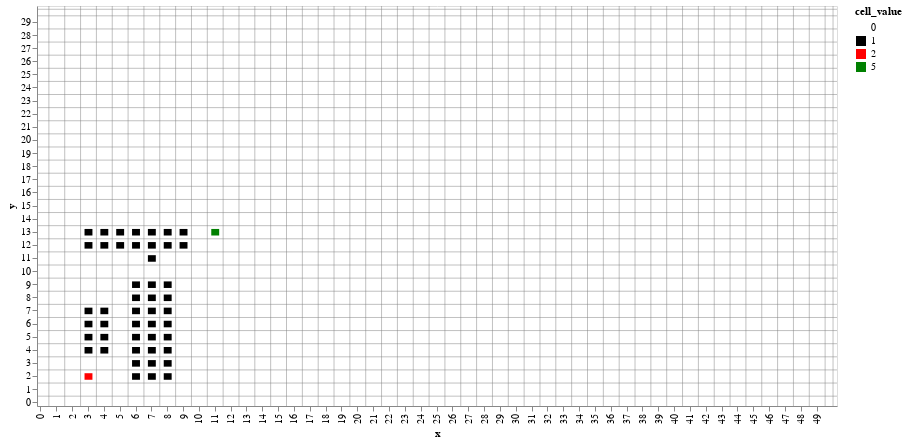

The notebook cell this image was saved under:
### Code cell
# Provides visualization of the grids prior to robot path exploration
flat_grid = [cell for row in grid_matrix for cell in row]
df = pd.DataFrame(flat_grid, columns=['x', 'y', 'cell_value'])

color_scale = alt.Scale(domain=[0, 1, 2, 5], range=['white', 'black', 'red', 'green'])

heatmap = alt.Chart(df).mark_rect().encode(
    x=alt.X('x:O', axis=alt.Axis(title='x', values=list(range(0, 51, 1)))),
    y=alt.Y('y:O', axis=alt.Axis(title='y', values=list(range(0, 31, 1))), sort='descending'),
    color=alt.Color('cell_value:N', scale=color_scale)
).properties(
    width=800,
    height=400
)

horizontal_grid = alt.Chart(pd.DataFrame({'y': [i + 0.5 for i in range(31)]})).mark_rule(color='gray', strokeWidth=0.5).encode(
    y=alt.Y('y:O', sort='descending') 
)

vertical_grid = alt.Chart(pd.DataFrame({'x': [i + 0.5 for i in range(51)]})).mark_rule(color='gray', strokeWidth=0.5).encode(
    x='x:O'
)

heatmap = heatmap + horizontal_grid + vertical_grid
heatmap

### Figure 1 — Vega-Lite specification as saved in the notebook (floating-point values rounded to 4 significant figures; data arrays with more than 128 entries replaced by an {"elided": "..."} marker saying what was removed)
{"config": {"view": {"continuousWidth": 300, "continuousHeight": 300}}, "layer": [{"data": {"name": "data-8e2732be9e876b5a93ad1a97dd9edf26"}, "mark": {"type": "rect"}, "encoding": {"color": {"field": "cell_value", "scale": {"domain": [0, 1, 2, 5], "range": ["white", "black", "red", "green"]}, "type": "nominal"}, "x": {"axis": {"title": "x", "values": [0, 1, 2, 3, 4, 5, 6, 7, 8, 9, 10, 11, 12, 13, 14, 15, 16, 17, 18, 19, 20, 21, 22, 23, 24, 25, 26, 27, 28, 29, 30, 31, 32, 33, 34, 35, 36, 37, 38, 39, 40, 41, 42, 43, 44, 45, 46, 47, 48, 49, 50]}, "field": "x", "type": "ordinal"}, "y": {"axis": {"title": "y", "values": [0, 1, 2, 3, 4, 5, 6, 7, 8, 9, 10, 11, 12, 13, 14, 15, 16, 17, 18, 19, 20, 21, 22, 23, 24, 25, 26, 27, 28, 29, 30]}, "field": "y", "sort": "descending", "type": "ordinal"}}}, {"data": {"name": "data-c5f172dd1685e211f7001412b3fb416e"}, "mark": {"type": "rule", "color": "gray", "strokeWidth": 0.5}, "encoding": {"y": {"field": "y", "sort": "descending", "type": "ordinal"}}}, {"data": {"name": "data-fc49149bfd7fe327f80a205caed9c5bf"}, "mark": {"type": "rule", "color": "gray", "strokeWidth": 0.5}, "encoding": {"x": {"field": "x", "type": "ordinal"}}}], "height": 400, "width": 800, "$schema": "https://vega.github.io/schema/vega-lite/v5.16.3.json", "datasets": {"data-8e2732be9e876b5a93ad1a97dd9edf26": {"elided": "1500 records"}, "data-c5f172dd1685e211f7001412b3fb416e": [{"y": 0.5}, {"y": 1.5}, {"y": 2.5}, {"y": 3.5}, {"y": 4.5}, {"y": 5.5}, {"y": 6.5}, {"y": 7.5}, {"y": 8.5}, {"y": 9.5}, {"y": 10.5}, {"y": 11.5}, {"y": 12.5}, {"y": 13.5}, {"y": 14.5}, {"y": 15.5}, {"y": 16.5}, {"y": 17.5}, {"y": 18.5}, {"y": 19.5}, {"y": 20.5}, {"y": 21.5}, {"y": 22.5}, {"y": 23.5}, {"y": 24.5}, {"y": 25.5}, {"y": 26.5}, {"y": 27.5}, {"y": 28.5}, {"y": 29.5}, {"y": 30.5}], "data-fc49149bfd7fe327f80a205caed9c5bf": [{"x": 0.5}, {"x": 1.5}, {"x": 2.5}, {"x": 3.5}, {"x": 4.5}, {"x": 5.5}, {"x": 6.5}, {"x": 7.5}, {"x": 8.5}, {"x": 9.5}, {"x": 10.5}, {"x": 11.5}, {"x": 12.5}, {"x": 13.5}, {"x": 14.5}, {"x": 15.5}, {"x": 16.5}, {"x": 17.5}, {"x": 18.5}, {"x": 19.5}, {"x": 20.5}, {"x": 21.5}, {"x": 22.5}, {"x": 23.5}, {"x": 24.5}, {"x": 25.5}, {"x": 26.5}, {"x": 27.5}, {"x": 28.5}, {"x": 29.5}, {"x": 30.5}, {"x": 31.5}, {"x": 32.5}, {"x": 33.5}, {"x": 34.5}, {"x": 35.5}, {"x": 36.5}, {"x": 37.5}, {"x": 38.5}, {"x": 39.5}, {"x": 40.5}, {"x": 41.5}, {"x": 42.5}, {"x": 43.5}, {"x": 44.5}, {"x": 45.5}, {"x": 46.5}, {"x": 47.5}, {"x": 48.5}, {"x": 49.5}, {"x": 50.5}]}}
